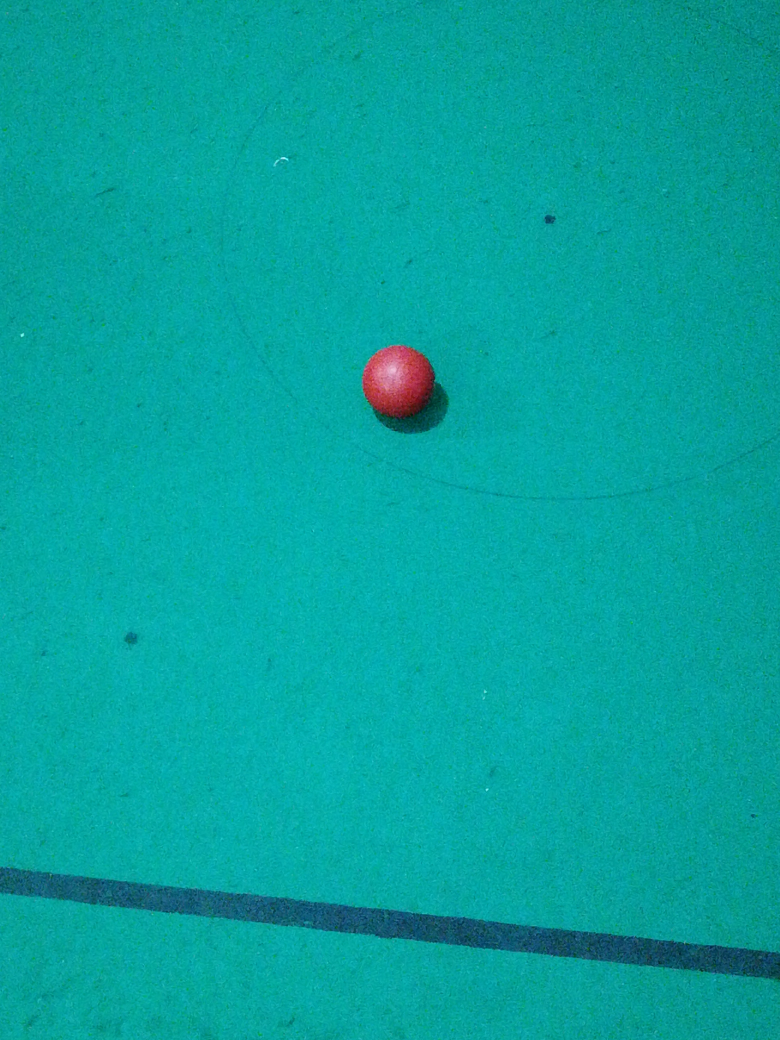
//> input picture 3. clase26-01-2019/imagenes/img1.jpg, 3120 x 4160 px, given in place of the camera (shown at 1/4 size)
$ ./programaClase   (built with g++ and OpenCV 4)
//> lines starting //> are read from the running program, lines starting //| are printed output that depends on the picture; after the words box and inside, x2 and y2 are one past the last pixel; in counts of white or black regions, pixels touching at a corner belong together

//g++ $(pkg-config --cflags --libs opencv) -std=c++11  programaClase.cpp -o yourFileProgram
#include "opencv2/opencv.hpp"
using namespace cv;
int main(int, char**)
{
    Mat gray;
    Mat hsv;
    Mat mask;
    Mat filtro1, filtro2;
    double dM01, dM10, dArea;
    VideoCapture cap(0);
    if(!cap.isOpened())
        return -1;

    for(;;)
    {
        Mat frame;
        cap >> frame;
//> frame is the input picture: 4160 rows x 3120 cols, CV_8UC3; mean B, G, R 157.8, 162.4, 6.2
        cvtColor(frame, gray, COLOR_BGR2GRAY);
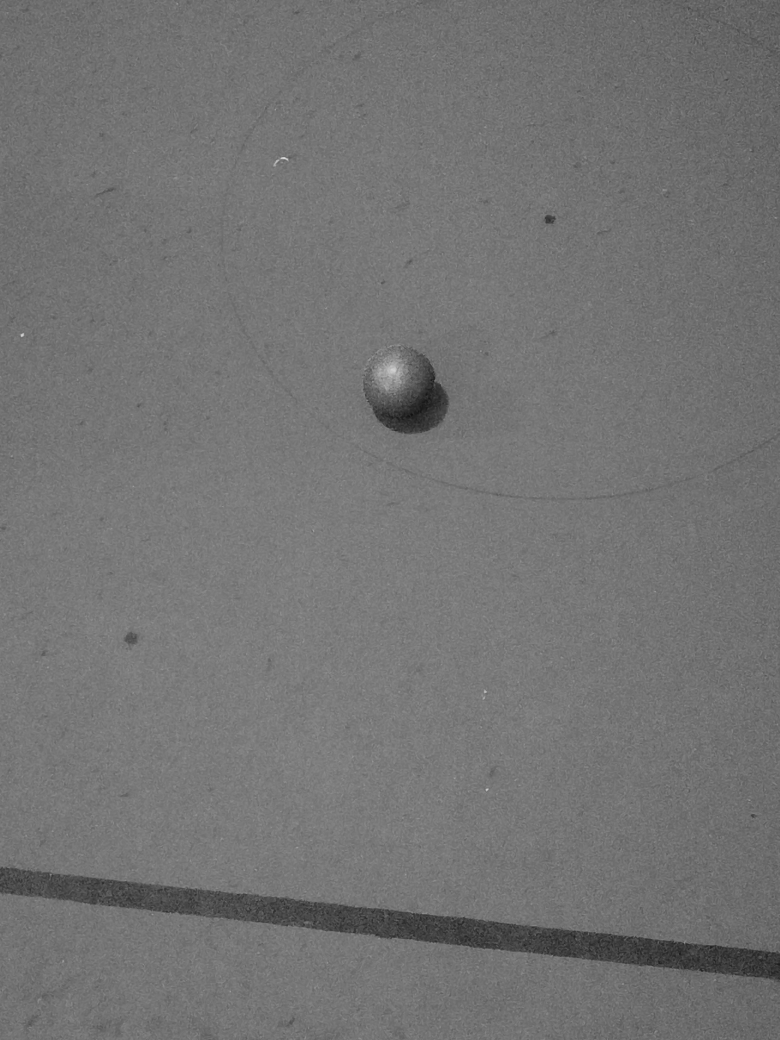
//> gray: 4160 rows x 3120 cols, CV_8UC1 (shown at 1/4 size); min 13, max 233, mean 115.2
        imshow("Gray", gray);
        cvtColor(frame, hsv, COLOR_BGR2HSV);
//> hsv: 4160 rows x 3120 cols, CV_8UC3; mean H, S, V 89.5, 246, 163.7
        imshow("HSV", hsv);
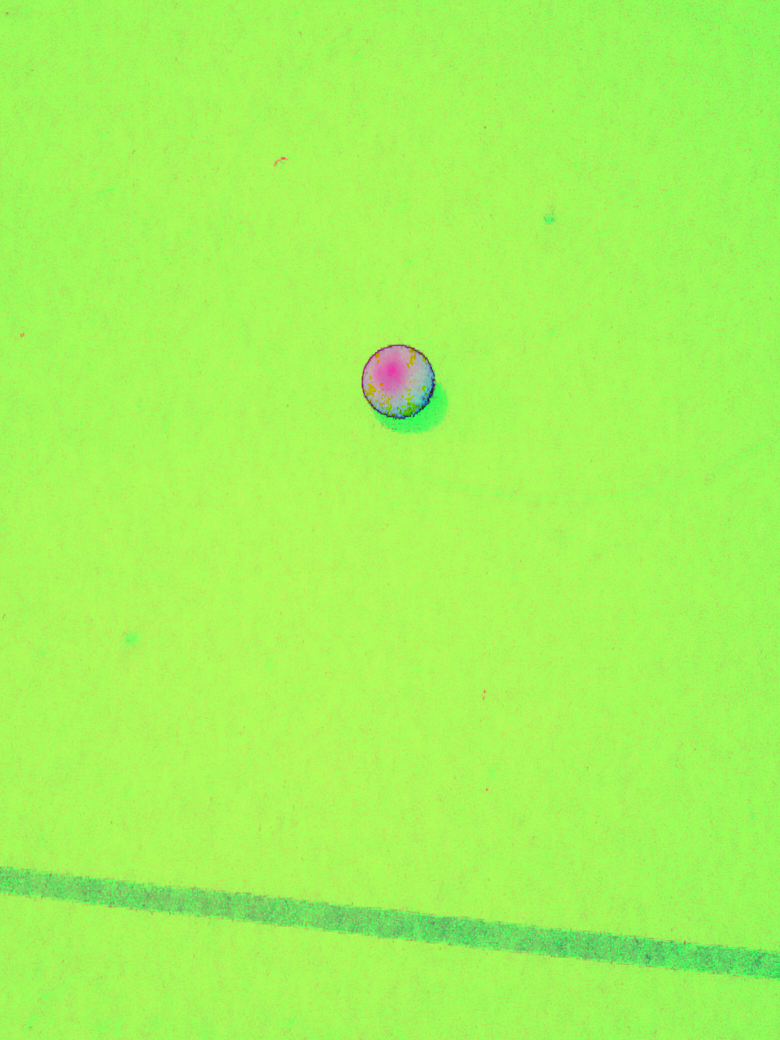
//> window 'HSV': 4160 rows x 3120 cols, CV_8UC3 (shown at 1/4 size); mean B, G, R 89.5, 246, 163.7
        Scalar minBlue = cv::Scalar(98,99,87);
        Scalar maxBlue = cv::Scalar(115,255,255);
        inRange(hsv, minBlue, maxBlue, mask);
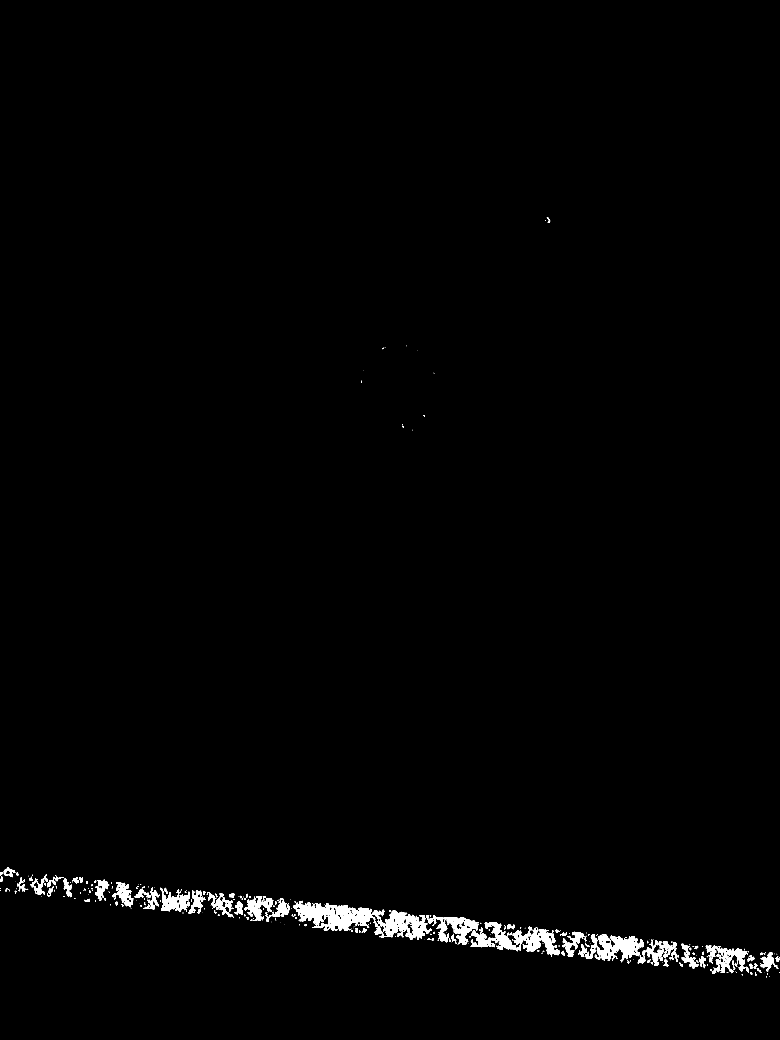
//> mask: 4160 rows x 3120 cols, CV_8UC1 (shown at 1/4 size); 1% white; 410 white regions (248 under 20 px), largest, box (x1, y1, x2, y2) and area: (1174, 3603, 1727, 3759) 32702, (1882, 3688, 2238, 3826) 17220, (2363, 3736, 2575, 3849) 11440
        imshow("blue", mask);
        erode(mask, filtro1, getStructuringElement(MORPH_RECT, Size(3, 3)) );
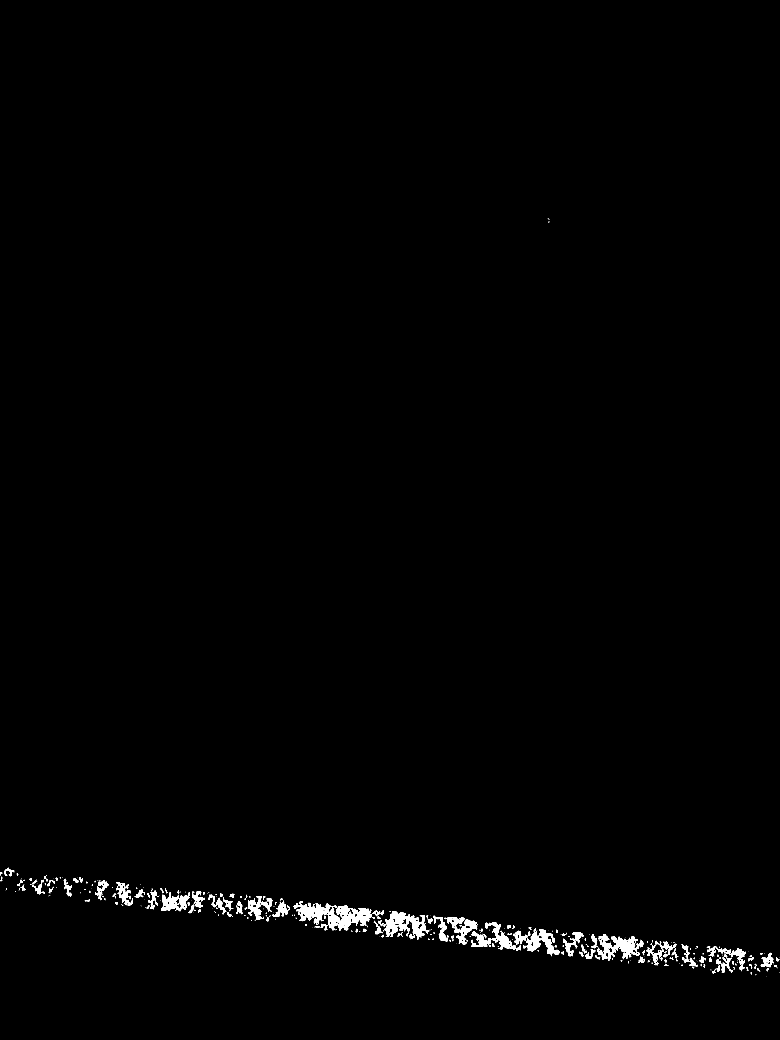
//> filtro1: 4160 rows x 3120 cols, CV_8UC1 (shown at 1/4 size); 0.74% white; 342 white regions (181 under 20 px), largest, box (x1, y1, x2, y2) and area: (1175, 3605, 1488, 3722) 15503, (1539, 3644, 1717, 3758) 8623, (2389, 3737, 2573, 3842) 8224
        erode(filtro1, filtro2, getStructuringElement(MORPH_RECT, Size(5, 5)) );
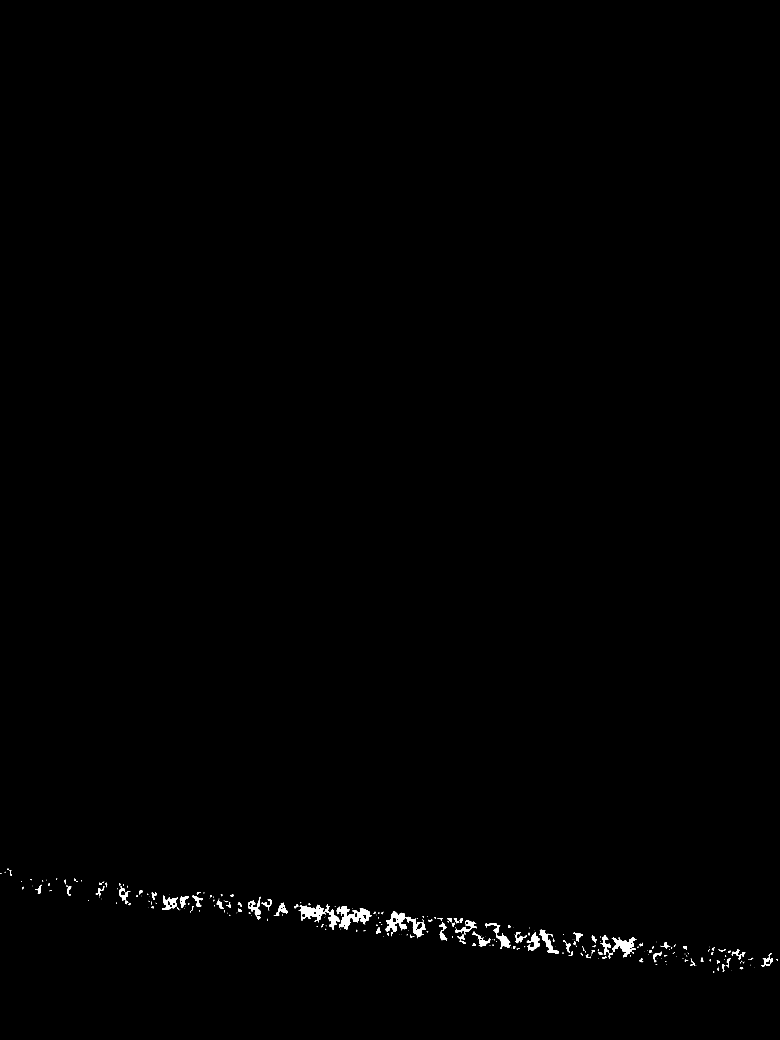
//> filtro2: 4160 rows x 3120 cols, CV_8UC1 (shown at 1/4 size); 0.34% white; 265 white regions (148 under 20 px), largest, box (x1, y1, x2, y2) and area: (1541, 3646, 1702, 3753) 5039, (1347, 3625, 1485, 3719) 4940, (1195, 3617, 1318, 3690) 3365

        Moments oMoments = moments(filtro2);
//> oMoments = moments, m00 11397990, centre m10/m00, m01/m00 = (1680.9, 3703.8)
        dM01 = oMoments.m01;
//> dM01 = 4.22e+10
        dM10 = oMoments.m10;
//> dM10 = 1.92e+10
        dArea = oMoments.m00;
//> dArea = 11397990
        if (dArea > 50000)
        {
            int posX = dM10 / dArea;
//> posX = 1680
            int posY = dM01 / dArea;
//> posY = 3703
            circle(frame, Point(posX,posY), 10, Scalar(0,255,0), 2);
        }
        imshow("frame", frame);
        if(waitKey(30) >= 0) break;
//> the Esc key is pressed
    }

    return 0;
}

$ run again, on 3. clase26-01-2019/imagenes/img11.jpg
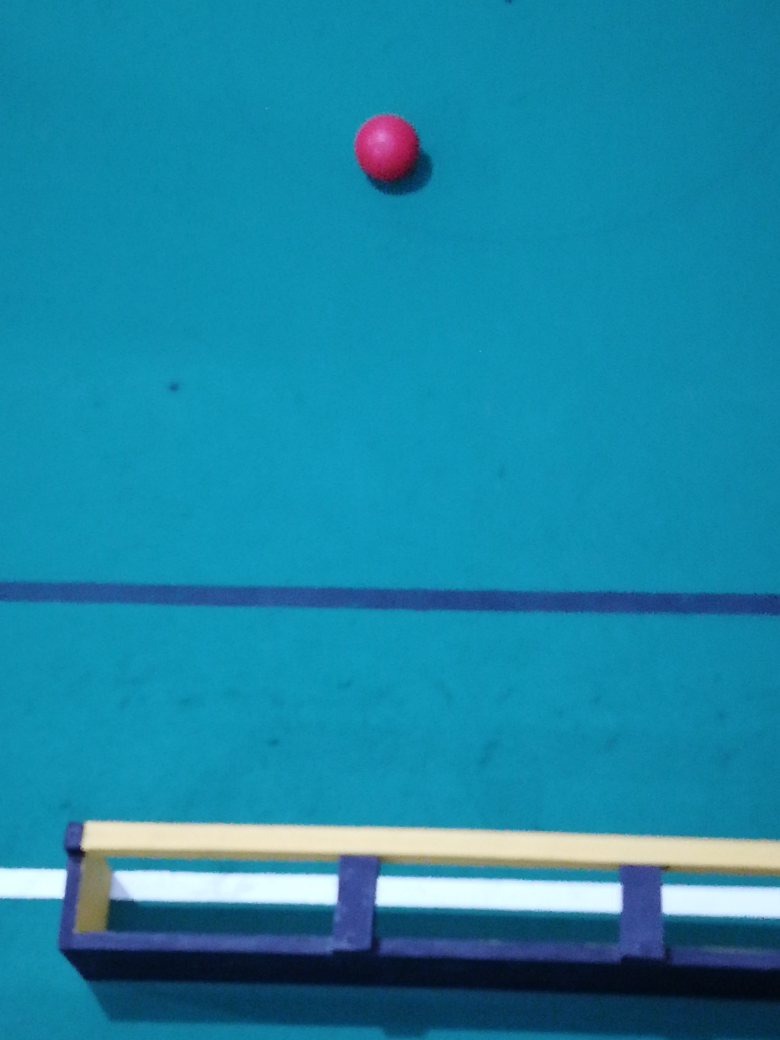
//> input picture 3. clase26-01-2019/imagenes/img11.jpg, 3120 x 4160 px, given in place of the camera (shown at 1/4 size)
//> frame is the input picture: 4160 rows x 3120 cols, CV_8UC3; mean B, G, R 165.7, 134.7, 26.9
//> hsv: 4160 rows x 3120 cols, CV_8UC3; mean H, S, V 95.5, 219.2, 167.1
//> `inRange(hsv, minBlue, maxBlue, mask);`:
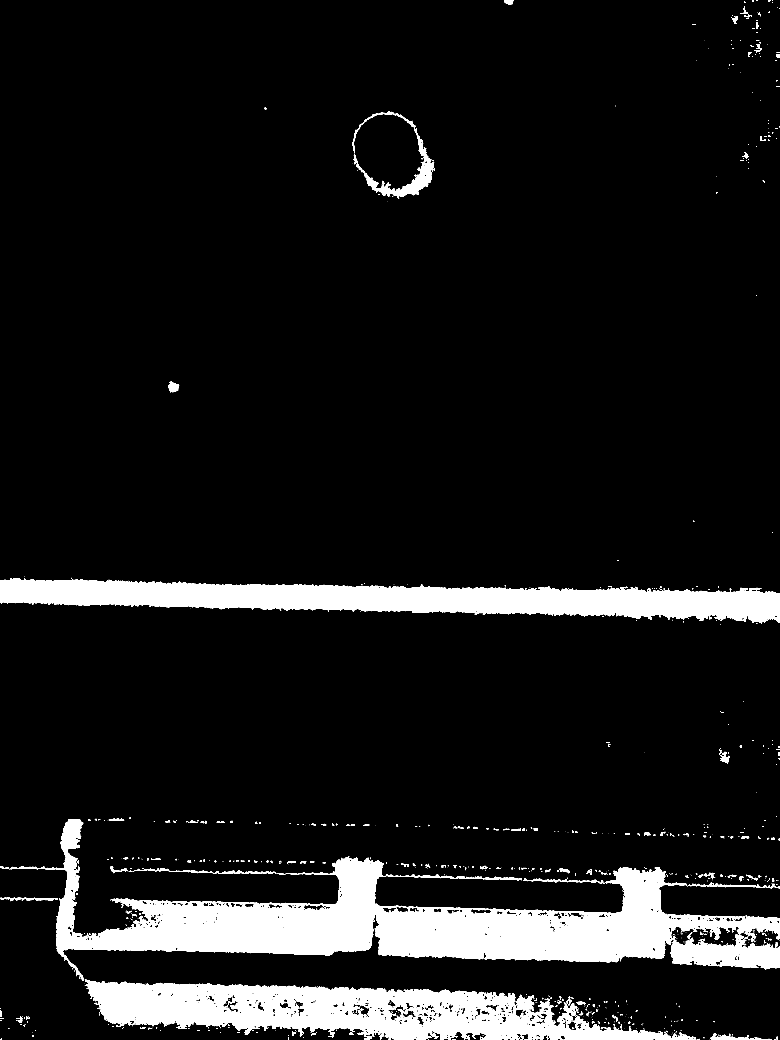
//> mask: 4160 rows x 3120 cols, CV_8UC1 (shown at 1/4 size); 9.4% white; 1212 white regions (927 under 20 px), largest, box (x1, y1, x2, y2) and area: (0, 3276, 3120, 3923) 564863, (0, 2312, 3120, 2495) 307624, (339, 3916, 2784, 4160) 298817
//> filtro1: 4160 rows x 3120 cols, CV_8UC1; 8.6% white; 637 white regions (433 under 20 px), largest, box (x1, y1, x2, y2) and area: (225, 3277, 3120, 3876) 523892, (0, 2313, 3120, 2493) 297091, (341, 3919, 2720, 4160) 262236
//> `erode(filtro1, filtro2, getStructuringElement(MORPH_RECT, Size(5, 5)) );`:
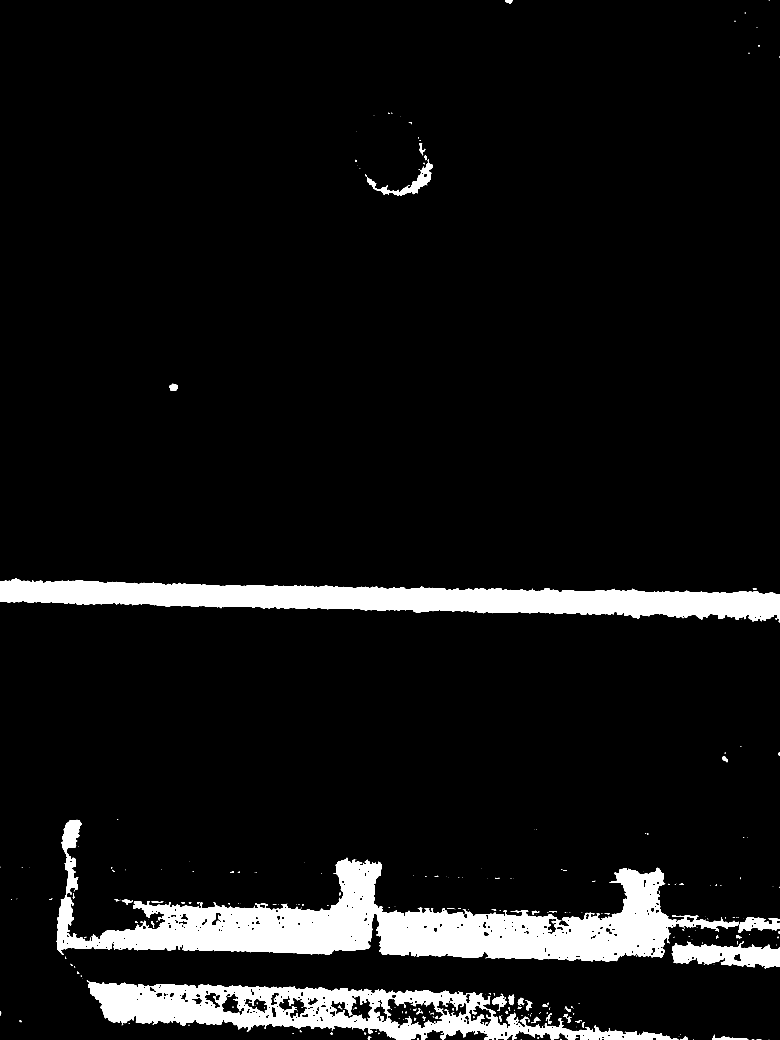
//> filtro2: 4160 rows x 3120 cols, CV_8UC1 (shown at 1/4 size); 7.5% white; 291 white regions (197 under 20 px), largest, box (x1, y1, x2, y2) and area: (227, 3279, 2955, 3846) 430785, (0, 2315, 3120, 2489) 279012, (347, 3923, 2713, 4160) 205119
//> oMoments = moments, m00 246811695, centre m10/m00, m01/m00 = (1565.8, 3376.2)
//> dM01 = 8.33e+11
//> dM10 = 3.86e+11
//> dArea = 246811695
//> posX = 1565
//> posY = 3376
